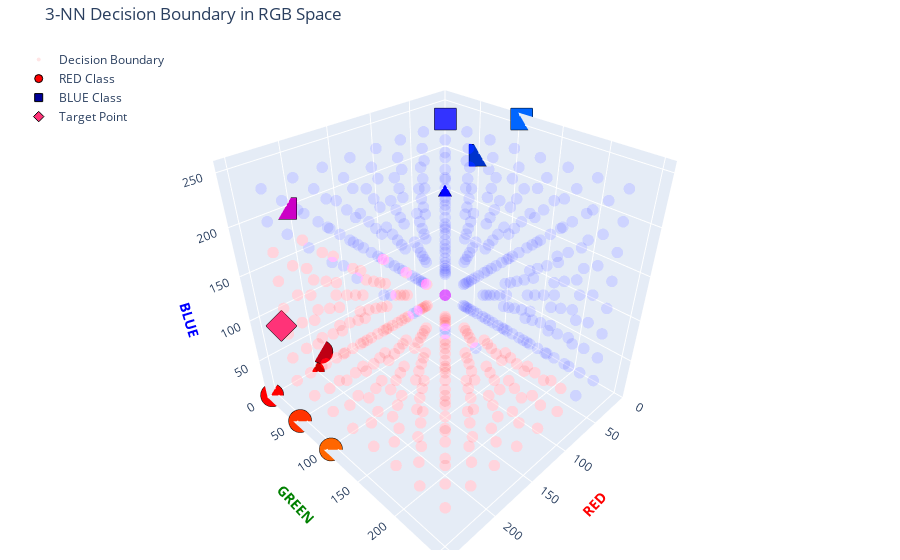

Notebook cell for this chart:
### Code cell
# Create a grid of points in RGB space
step = 32  # Larger step for performance, reduce for higher resolution
grid_r = np.arange(0, 256, step)
grid_g = np.arange(0, 256, step)
grid_b = np.arange(0, 256, step)
R, G, B = np.meshgrid(grid_r, grid_g, grid_b)
grid_points = np.vstack([R.ravel(), G.ravel(), B.ravel()]).T

# Predict class for each grid point using 3NN
_, indices = tree.query(grid_points, k=3)

# Get labels of neighbors
neighbor_labels = labels[indices]

# Majority vote (≥2 votes required)
pred_labels = (np.sum(neighbor_labels, axis=1) >= 2).astype(int)

# Create plot
fig = go.Figure()

# Add grid points (decision boundary)
fig.add_trace(go.Scatter3d(
    x=grid_points[:, 0],
    y=grid_points[:, 1],
    z=grid_points[:, 2],
    mode='markers',
    marker=dict(
        size=4,
        color=pred_labels,
        colorscale=[[0, 'rgba(0,0,255,0.1)'], [1, 'rgba(255,0,0,0.1)']],
        line=dict(width=0)
    ),
    name='Decision Boundary'
))

# Add original points
red_points = np.array([d[0] for d in data if d[1] == "RED"])
blue_points = np.array([d[0] for d in data if d[1] == "BLUE"])
target_point =  np.array([[255,51,120]])

# RED points
fig.add_trace(go.Scatter3d(
    x=red_points[:, 0],
    y=red_points[:, 1],
    z=red_points[:, 2],
    mode='markers',
    marker=dict(
        size=8,
        color=['rgb({},{},{})'.format(r,g,b) for r,g,b in red_points],
        line=dict(width=1, color='black')
    ),
    name='RED Class'
))

# BLUE points
fig.add_trace(go.Scatter3d(
    x=blue_points[:, 0],
    y=blue_points[:, 1],
    z=blue_points[:, 2],
    mode='markers',
    marker=dict(
        size=8,
        color=['rgb({},{},{})'.format(r,g,b) for r,g,b in blue_points],
        symbol='square',
        line=dict(width=1, color='black')
    ),
    name='BLUE Class'
))

# Target point
fig.add_trace(go.Scatter3d(
    x=target_point[:,0],
    y=target_point[:,1],
    z=target_point[:,2],
    mode='markers',
    marker=dict(
        size=8,
        color=['rgb({},{},{})'.format(r,g,b) for r,g,b in target_point],
        symbol='diamond',
        line=dict(width=1, color='black')
    ),
    name='Target Point'
))

# Configure layout
fig.update_layout(
    scene=dict(
        xaxis=dict(title='<b>RED</b>', range=[0,260], titlefont=dict(color='red')),
        yaxis=dict(title='<b>GREEN</b>', range=[0,260], titlefont=dict(color='green')),
        zaxis=dict(title='<b>BLUE</b>', range=[0,260], titlefont=dict(color='blue')),
        aspectmode='cube'
    ),
    title='3-NN Decision Boundary in RGB Space',
    margin=dict(r=20, b=10, l=10, t=40),
    legend=dict(yanchor="top", y=0.99, xanchor="left", x=0.01)
)

fig.show()

### Figure 1 — Plotly figure (JSON) as saved in the notebook; plotly's stock layout.template omitted (floating-point values rounded to 4 significant figures; data arrays with more than 128 entries replaced by an {"elided": "..."} marker saying what was removed)
{"data": [{"marker": {"color": {"elided": "512 int values"}, "colorscale": [[0, "rgba(0,0,255,0.1)"], [1, "rgba(255,0,0,0.1)"]], "line": {"width": 0}, "size": 4}, "mode": "markers", "name": "Decision Boundary", "type": "scatter3d", "x": {"elided": "512 int values"}, "y": {"elided": "512 int values"}, "z": {"elided": "512 int values"}}, {"marker": {"color": ["rgb(255,0,0)", "rgb(255,51,0)", "rgb(255,102,0)", "rgb(204,0,0)", "rgb(190,0,20)"], "line": {"color": "black", "width": 1}, "size": 8}, "mode": "markers", "name": "RED Class", "type": "scatter3d", "x": [255, 255, 255, 204, 190], "y": [0, 51, 102, 0, 0], "z": [0, 0, 0, 0, 20]}, {"marker": {"color": ["rgb(0,0,153)", "rgb(0,51,204)", "rgb(51,51,255)", "rgb(0,102,255)", "rgb(204,0,198)"], "line": {"color": "black", "width": 1}, "size": 8, "symbol": "square"}, "mode": "markers", "name": "BLUE Class", "type": "scatter3d", "x": [0, 0, 51, 0, 204], "y": [0, 51, 51, 102, 0], "z": [153, 204, 255, 255, 198]}, {"marker": {"color": ["rgb(255,51,120)"], "line": {"color": "black", "width": 1}, "size": 8, "symbol": "diamond"}, "mode": "markers", "name": "Target Point", "type": "scatter3d", "x": [255], "y": [51], "z": [120]}], "layout": {"autosize": true, "legend": {"x": 0.01, "xanchor": "left", "y": 0.99, "yanchor": "top"}, "margin": {"b": 10, "l": 10, "r": 20, "t": 40}, "scene": {"aspectmode": "cube", "aspectratio": {"x": 1, "y": 1, "z": 1}, "xaxis": {"range": [0, 260], "title": {"font": {"color": "red"}, "text": "<b>RED</b>"}, "type": "linear"}, "yaxis": {"range": [0, 260], "title": {"font": {"color": "green"}, "text": "<b>GREEN</b>"}, "type": "linear"}, "zaxis": {"range": [0, 260], "title": {"font": {"color": "blue"}, "text": "<b>BLUE</b>"}, "type": "linear"}}, "title": {"text": "3-NN Decision Boundary in RGB Space"}}}
